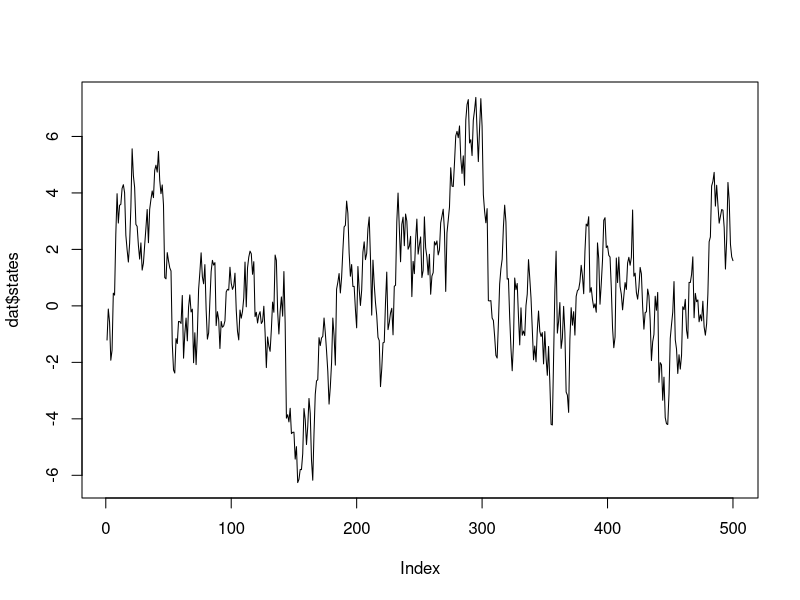

This figure's R source: (Note: this script raises an error after producing the figure.)
sim_data <- function(nobs, param) {
  states <- rep(0, nobs)
  obs <- rep(0, nobs)
  x0 <- rnorm(1, 0, param[3])
  states[1] <- param[1] * x0 + rnorm(1, sd = param[3])
  obs[1] <- rnorm(1, sd = param[2] * exp(states[1] / 2))
  for (i in 2:nobs) {
    states[i] = param[1] * states[i - 1] + rnorm(1, sd = param[3])
    obs[i] = rnorm(1, sd = param[2] * exp(states[i] / 2))
  }
  return(data.frame(states = states, obs = obs))
}

dat <- sim_data(500, c(0.91, 0.5, 1))
plot(dat$states, type = "l")

filter <- APF(dat$obs, 300, c(0.91, 0.5, 1))
lines(filter, col = "blue")
